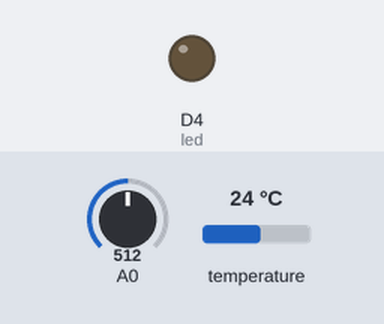
The program below on a simulated Raspberry Pi (BCM pin numbers) with a GrovePi. Shown: output pins drawn as LEDs (lit = HIGH). The test bench sets the inputs (shaded band); at power-on: A0 = 512, temperature 24 °C (analog values on the 0–1023 scale). No MQTT or app messages arrive unless stated; what the program prints to the terminal is not drawn.

Above: at 1.3 s.
1.4 s: A0 set to 503
At 6.5 s:
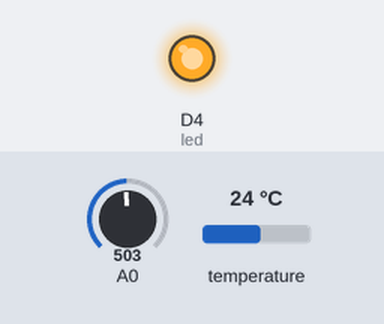
7.4 s: A0 set to 716
At 10.7 s:
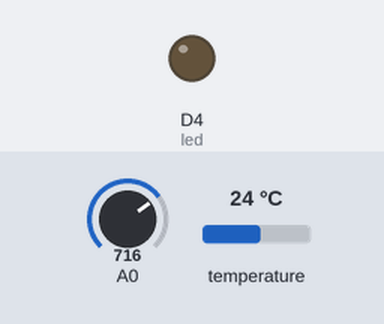
13.4 s: A0 set to 511
At 16.1 s:
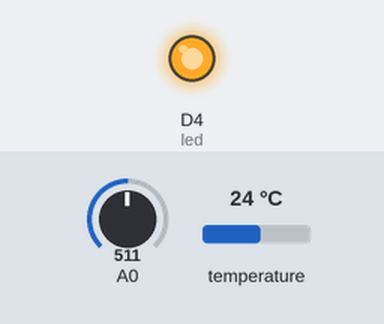
Timing chart, 0 to 17.6 s (numbered marks = the images above; inputs shaded):
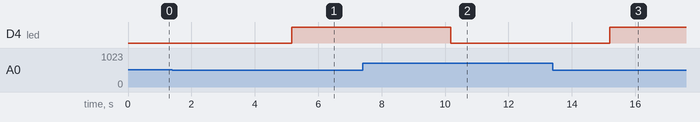

The program:

smart_solar_mqtt.py
```python
#!/usr/bin/env python
#
# GrovePi Example for using the Grove Temperature Sensor (http://www.seeedstudio.com/wiki/Grove_-_Temperature_Sensor)
#
# The GrovePi connects the Raspberry Pi and Grove sensors.  You can learn more about GrovePi here:  http://www.dexterindustries.com/GrovePi
#
# Have a question about this example?  Ask on the forums here:  http://forum.dexterindustries.com/c/grovepi
#
'''
## License

The MIT License (MIT)

GrovePi for the Raspberry Pi: an open source platform for connecting Grove Sensors to the Raspberry Pi.
Copyright (C) 2017  Dexter Industries

Permission is hereby granted, free of charge, to any person obtaining a copy
of this software and associated documentation files (the "Software"), to deal
in the Software without restriction, including without limitation the rights
to use, copy, modify, merge, publish, distribute, sublicense, and/or sell
copies of the Software, and to permit persons to whom the Software is
furnished to do so, subject to the following conditions:

The above copyright notice and this permission notice shall be included in
all copies or substantial portions of the Software.

THE SOFTWARE IS PROVIDED "AS IS", WITHOUT WARRANTY OF ANY KIND, EXPRESS OR
IMPLIED, INCLUDING BUT NOT LIMITED TO THE WARRANTIES OF MERCHANTABILITY,
FITNESS FOR A PARTICULAR PURPOSE AND NONINFRINGEMENT. IN NO EVENT SHALL THE
AUTHORS OR COPYRIGHT HOLDERS BE LIABLE FOR ANY CLAIM, DAMAGES OR OTHER
LIABILITY, WHETHER IN AN ACTION OF CONTRACT, TORT OR OTHERWISE, ARISING FROM,
OUT OF OR IN CONNECTION WITH THE SOFTWARE OR THE USE OR OTHER DEALINGS IN
THE SOFTWARE.
'''
# NOTE:
# 	The sensor uses a thermistor to detect ambient temperature.
# 	The resistance of a thermistor will increase when the ambient temperature decreases.
#
# 	There are 3 revisions 1.0, 1.1 and 1.2, each using a different model thermistor.
# 	Each thermistor datasheet specifies a unique Nominal B-Constant which is used in the calculation forumla.
#
# 	The second argument in the grovepi.temp() method defines which board version you have connected.
# 	Defaults to '1.0'. eg.
# 		temp = grovepi.temp(sensor)        # B value = 3975
# 		temp = grovepi.temp(sensor,'1.1')  # B value = 4250
# 		temp = grovepi.temp(sensor,'1.2')  # B value = 4250

import time
import grovepi
import requests, json
import math
import urllib
import pprint
import paho.mqtt.client as mqtt
import paho.mqtt.publish as publish

# Connect the Grove Temperature Sensor to analog port A1
# SIG,NC,VCC,GND
sensor = 1
# Connect the Grove Light Sensor to analog port A0
# SIG,NC,VCC,GND
light_sensor = 0

# Connect the LED to digital port D4
# SIG,NC,VCC,GND
led = 4

# Turn on LED once sensor exceeds threshold resistance
threshold = 10
Broker = "59.162.178.178"

grovepi.pinMode(light_sensor,"INPUT")
grovepi.pinMode(led,"OUTPUT")
client=mqtt.Client()
client.connect(Broker,1883,60)

topic="device/5b9514845c89ef2b048388e3"

print("---------------------------------------")
print("---------------------------------------")
print(" ")
print(" ")
print("SMART SOLAR SYSTEM")
print(" ")
print(" ")
print("---------------------------------------")
print("---------------------------------------")
print(" ")
print(" ")

while True:
    try:
        print("Started scanning sensor")
        print("------------------------")
        temp = grovepi.temp(sensor,'1.1')
        print("------------------------")
        print(" ")
        print(" ")
        print("Temperature    :", round(temp,2))
                # Get sensor value
        sensor_value = grovepi.analogRead(light_sensor)

        # Calculate resistance of sensor in K
        resistance = (float)(1023 - sensor_value) * 10 / sensor_value
        print("---------------------")
        print(" ")

        print("Light Resistance : %d " %(resistance))
        print(" ")
        if resistance > threshold:
            # Send HIGH to switch on LED
            grovepi.digitalWrite(led,1)
        else:
            # Send LOW to switch off LED
            grovepi.digitalWrite(led,0)
        print("---------------------")
        print(" ")
        print("Brightness Value  : %d " %(sensor_value))
        payload = json.dumps([{"sensor" : "temperature", "value":temp, "timestamp":"", "context":"temparature sensor!!"},
            {"sensor": "light-sensor",  "value":sensor_value, "timestamp":"", "context":"Brightness!!"}]);

        client.publish(topic,payload);
        print("---------------------------------------")
        print("---------------------------------------")
        print(" ")
        print(" ")
        print("Data uploaded")
        print("---------------------------------------")
        print("---------------------------------------")
        print(" ")
        print(" ")
        time.sleep(5)

    except KeyboardInterrupt:
        break
    except IOError:
        print ("Error")
```

Measured:
- the behaviour switches between 512 and 511 on A0 (found by bisection; images 0 and 1)
- after the input at 1.4 s, D4 (led): LOW → HIGH after 3.8 s
- after the input at 7.4 s, D4 (led): HIGH → LOW after 2.8 s
- after the input at 13.4 s, D4 (led): LOW → HIGH after 1.8 s
